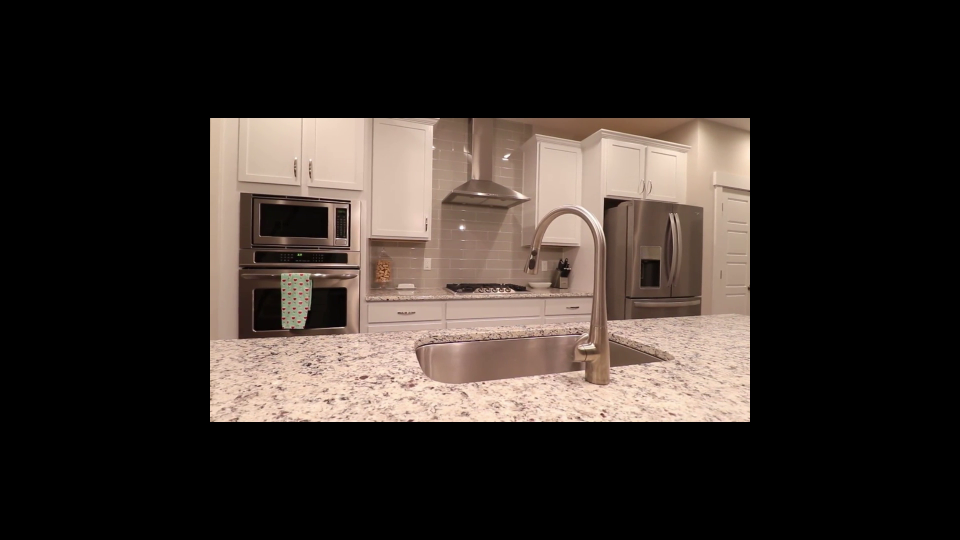
#> input picture frame 11 of data/test02_4s.mp4, 1920 x 1080 px (shown at 1/2 size)
$ python SIFT.py
#> lines starting #> are read from the running program, lines starting #| are printed output that depends on the picture
# Canny边缘检测 来匹配最选点 + SIFT进行获取所有homography matix

import cv2
import numpy as np
import json
from scipy.signal import savgol_filter
import matplotlib.pyplot as plt
from tqdm import tqdm
# ------------- 参数设置 -------------
# 滑动窗口长度和多项式阶数，用于 Savitzky-Golay 滤波（根据视频帧率和噪声情况调整）
WINDOW_LENGTH = 7  # 必须为奇数
POLY_ORDER = 2

# 光流参数
lk_params = dict(winSize  = (21, 21),
                 maxLevel = 5,
                 criteria = (cv2.TERM_CRITERIA_EPS | cv2.TERM_CRITERIA_COUNT, 30, 0.01))

# ------------- 手动标记初始点 -------------
manual_points = []  # 存放鼠标点击的原始坐标

def mouse_click(event, x, y, flags, param):
    global manual_points
    if event == cv2.EVENT_LBUTTONDOWN and len(manual_points) < 4:
        manual_points.append((x, y))
        print(f"Point {len(manual_points)}: ({x}, {y})")
        if len(manual_points) == 4:
            print("4 points selected. Press any key to start processing.")

# 用于在边缘图像中寻找距离给定点最近的边缘像素
def find_nearest_edge_point(point, edge_image):
    # point 为 (x, y)
    # np.argwhere 返回满足条件的 (y, x) 坐标
    indices = np.argwhere(edge_image > 0)
    if len(indices) == 0:
        return point  # 没有边缘则返回原点
    # 分别计算 x 和 y 的距离（注意 indices 的顺序为 [y, x]）
    distances = np.sqrt((indices[:, 1] - point[0])**2 + (indices[:, 0] - point[1])**2)
    idx = np.argmin(distances)
    best_y, best_x = indices[idx]
    return (int(best_x), int(best_y))

# ------------- 打开视频并读取第一帧 -------------
video_path = 'data/test02_4s.mp4'
cap = cv2.VideoCapture(video_path)
if not cap.isOpened():
    print("Error: Could not open video.")
    exit()

ret, first_frame = cap.read()
#> first_frame is the input picture: shape (1080, 1920, 3); mean B, G, R 41.5, 46.4, 54.7
if not ret:
    print("Error: Could not read the first frame.")
    cap.release()
    exit()

first_frame = cv2.resize(first_frame, (1024, 1024))
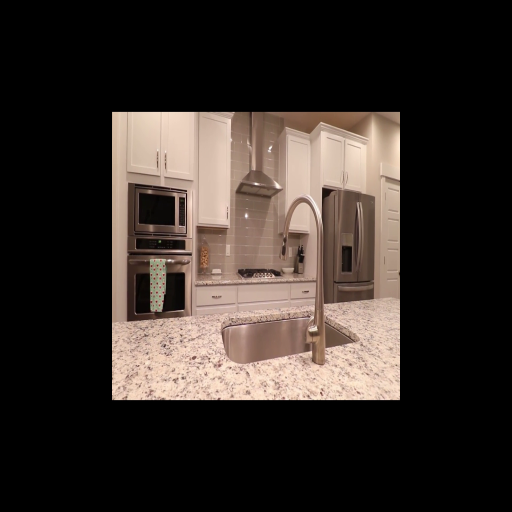
#> first_frame: shape (1024, 1024, 3) (shown at 1/2 size); mean B, G, R 41.5, 46.4, 54.6

# 显示第一帧，等待手动点击选取点
cv2.namedWindow("Select 4 Points")
cv2.setMouseCallback("Select 4 Points", mouse_click)

while len(manual_points) < 4:
    temp = first_frame.copy()
    for pt in manual_points:
        cv2.circle(temp, pt, 3, (0, 0, 255), -1)
    cv2.imshow("Select 4 Points", temp)
    if cv2.waitKey(1) & 0xFF == ord('q'):
#> (key q is pressed here)
        cap.release()
        cv2.destroyAllWindows()
        exit()
#> (the program exits here)

$ run again, starting later in the video
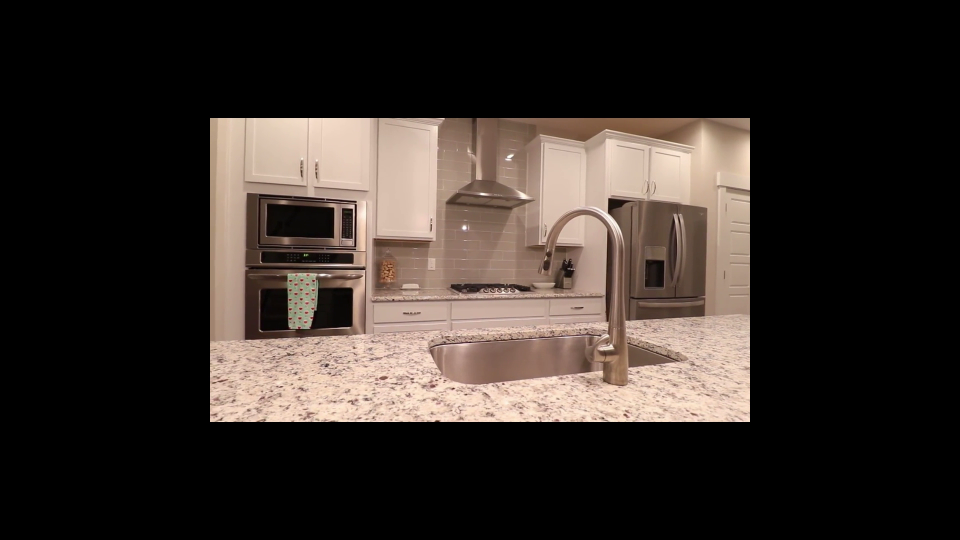
#> input picture frame 50 of data/test02_4s.mp4, 1920 x 1080 px (shown at 1/2 size)
#> first_frame is the input picture: shape (1080, 1920, 3); mean B, G, R 41.5, 46.5, 54.7
#> `first_frame = cv2.resize(first_frame, (1024, 1024))`:
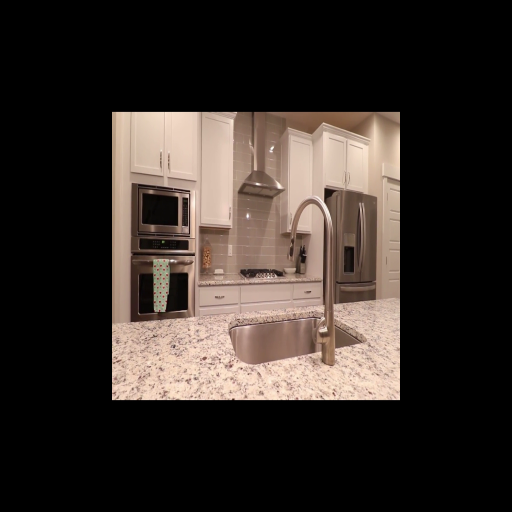
#> first_frame: shape (1024, 1024, 3) (shown at 1/2 size); mean B, G, R 41.5, 46.4, 54.7

$ run again, starting later in the video
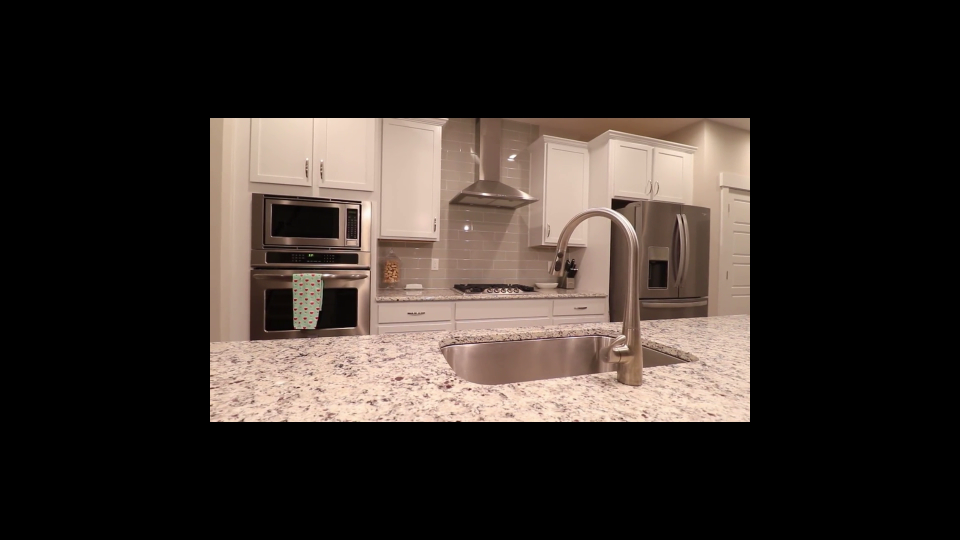
#> input picture frame 89 of data/test02_4s.mp4, 1920 x 1080 px (shown at 1/2 size)
#> first_frame is the input picture: shape (1080, 1920, 3); mean B, G, R 41.5, 46.3, 54.7
#> `first_frame = cv2.resize(first_frame, (1024, 1024))`:
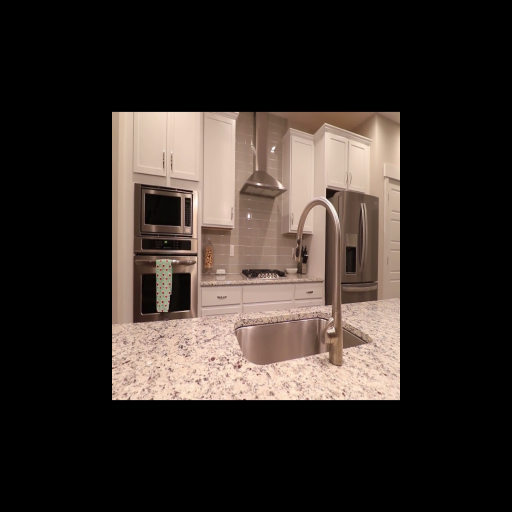
#> first_frame: shape (1024, 1024, 3) (shown at 1/2 size); mean B, G, R 41.5, 46.3, 54.6
